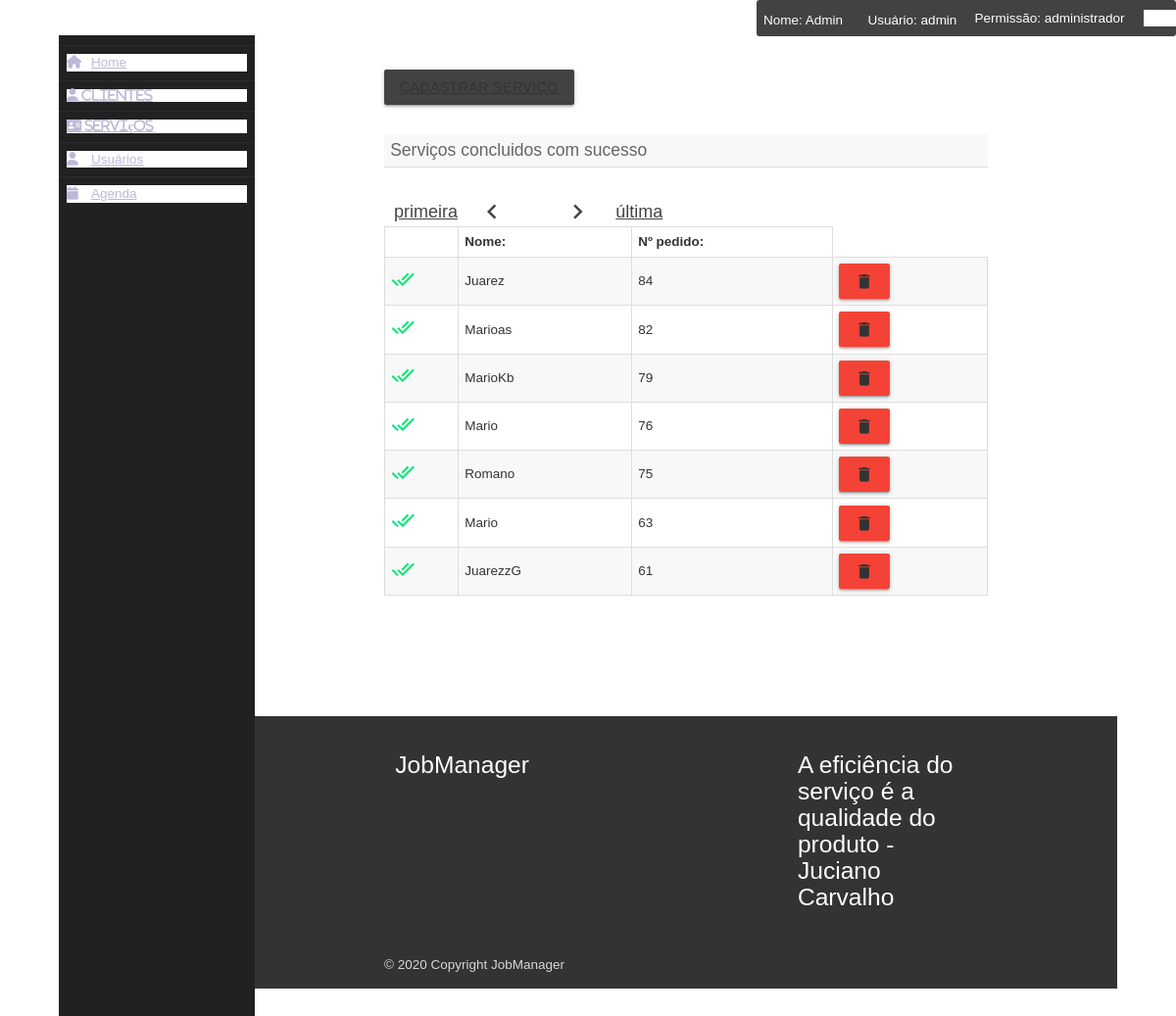
The page /gerenciar_serviços/servicos_fechados_concluidos.php (signed in) on the database its author committed.
### tables this page shows
CREATE TABLE `tela_login` (
  `id` int(11) NOT NULL,
  `nome` varchar(255) NOT NULL,
  `login` varchar(250) NOT NULL,
  `senha` varchar(255) NOT NULL,
  `tipo` varchar(25) NOT NULL
);

CREATE TABLE `adicionar_servico` (
  `id` int(11) NOT NULL,
  `nome` varchar(255) NOT NULL,
  `cpf` varchar(255) NOT NULL,
  `tecnico` varchar(255) NOT NULL,
  `produto` varchar(255) NOT NULL,
  `serie` varchar(255) NOT NULL,
  `defeito` varchar(255) NOT NULL,
  `observacao` varchar(255) NOT NULL,
  `data` varchar(11) NOT NULL,
  `hora` varchar(11) NOT NULL,
  `situacao_pedido` int(11) NOT NULL,
  `imagem` varchar(200) NOT NULL
);

### includes/verificacao_login.php (called while the page is built, shortened)
<?php
require_once '../php_action/db_connect.php';
$id = $_SESSION['id_usuario'];
$sql = "SELECT * FROM tela_login WHERE id = '$id'";
$resultado = mysqli_query($connect, $sql);
if (mysqli_num_rows($resultado) > 0) {
	while ($dados = mysqli_fetch_array($resultado)) {
		$nomeUser = $dados['nome'];
		$tipoUser = $dados['tipo'];
		$userName = $dados['login'];
	}
}

### gerenciar_serviços/servicos_fechados_concluidos.php (the view, shortened to what this page needs)
<?php
include_once '../includes/header.php';
?>
<br><br>
<div class="col container">
    <a href="./textselect.php" class="waves-effect  btn modal-trigger grey darken-3">Cadastrar Serviço</a>
    <BR></BR>
    <h2>Serviços concluidos com sucesso</h2>
    <br>
    <?php
    include_once './paginacao_servicos/index.php';
    ?>
    <table class="striped">
        <thead>
            <tr>
                <th></th>
                <th>Nome:</th>
                <th>Nº pedido:</th>
            </tr>
        </thead>
        <tbody>
            <?php
            $sql = "SELECT * FROM adicionar_servico WHERE situacao_pedido = '3' order by id DESC LIMIT $inicio, $quantidade";
            $resultado = mysqli_query($connect, $sql);
            if (mysqli_num_rows($resultado) > 0) :
                while ($dados = mysqli_fetch_array($resultado)) :
            ?>
                    <tr>
                        <td><i class="material-icons" style="color: #00e676 ;">done_all</i></td>
                        <td><?php echo $dados['nome'];    ?></td>
                        <td><?php echo $dados['id'];    ?></td>
                        <?php if ($tipoUser == 'administrador') { ?>
                            <td><a href="#modal1<?php echo $dados['id']; ?>" class="btn red modal-trigger"><i class="material-icons">delete</i></a></td>
                        <?php } ?>
                    </tr>
                <?php
                endwhile;
            endif;
            ?>
        </tbody>
    </table>
    <br>
</div>
<br><br><br>
<?php
include_once '../includes/footer.php';
?>

### includes/header.php (shortened to what this page needs)
<?php include '../includes/verificacao_login.php'; ?>
<!DOCTYPE html>
<html lang="pt-br">
<head>
  <link rel="stylesheet" href="../modo_noturno/style.css">
  <link href="../includes/icon.css" rel="stylesheet">
  <link rel="stylesheet" href="../includes/materialize.min.css">
  <link rel="stylesheet" href="../includes/style.css">
</head>
<body>
  <div class="wrapper">
    <div class="user" style="position: fixed; right: 0; top: 0; z-index: 100; background-color: #424242; color: white;display: flex; align-items: center;border-radius: .2rem;">
      <p style="padding: .8rem 1.2rem .5rem .5rem;">Nome: <?php echo $nomeUser; ?></p>
      <p style="padding: .8rem 1.2rem .5rem .5rem;">Usuário: <?php echo $userName; ?></p>
      <p style="padding-right:.5rem;">Permissão: <?php echo $tipoUser; ?></p>
      <a href="http://localhost/tcc/login/" style="padding-right:.5rem;color: white; font-weight: 600; margin-left: .8rem;">Sair</a>
    </div>
    <div class="sidebar">
      <ul>
        <li><a href="../menu/menu.php"><i class="fas fa-home"></i>Home</a></li>
        <div class="menu-departamento" style="color: white;">
          <li class=""><a class=' fas fa-user' href='../gerenciar_cliente'> Clientes</a></li>
          <li class="lista"><a class=' fas fa-address-card' href='#'> Serviços</a></li>
          <?php if ($tipoUser == 'administrador') : ?>
          <li class="lista"><a href="#"><i class="fas fa-user"></i>Usuários</a></li>
          <?php endif; ?>
        </div>
        <li><a href="../calendar_2/index.php"><i class="fas fa-calendar"></i>Agenda</a></li>
      </ul>
    </div>
    <div class="main_content">

### modo_noturno/style.css (style rules this page uses)
*, *::before, *::after { box-sizing: border-box; }
:root { --clr-light: #fffff2; --clr-dark: #011411; --clr-primary: #2a2c27; --clr-secondary: #2b3332; --clr-accent: #ff7750; --foreground: var(--clr-dark); --background: var(--clr-light); --ff-title: "Playfair Display", serif; --ff-body: "Assistant", sans-serif; }
body { background: var(--background); color: var(--foreground); font-family: var(--ff-body); font-size: 18px; line-height: 1.6; }
.btn { padding: 1em 2em; text-decoration: none; text-transform: uppercase; border-radius: 5px; position: relative; display: inline-block; line-height: 1; }
.btn::after { content: ""; position: absolute; width: 100%; height: 100%; left: -4px; top: 4px; border-radius: inherit; z-index: -1; }

### includes/header.php (style rules this page uses)
* { margin: 0; padding: 0; box-sizing: border-box; list-style: none; text-decoration: none; }
.wrapper { display: flex; position: relative; }
.wrapper .sidebar { width: 200px; height: 100%; background: #212121; padding: 10px 0px; position: fixed; }
.wrapper .sidebar ul li { padding: 8px; border-bottom: 1px solid #bdb8d7; border-bottom: 1px solid rgba(0, 0, 0, 0.05); border-top: 1px solid rgba(255, 255, 255, 0.05); }
.wrapper .sidebar ul li a { color: #bdb8d7; display: block; }
.wrapper .sidebar ul li a .fas { width: 25px; }
.wrapper .main_content { width: 100%; margin-left: 200px; }

### rows shown on the page
tela_login: nome "Admin", login "admin", tipo "administrador"
adicionar_servico: nome "Juarez", id "84"
adicionar_servico: nome "Marioas", id "82"
adicionar_servico: nome "MarioKb", id "79"
adicionar_servico: nome "Mario", id "76"
adicionar_servico: nome "Romano", id "75"
adicionar_servico: nome "Mario", id "63"
adicionar_servico: nome "JuarezzG", id "61"
